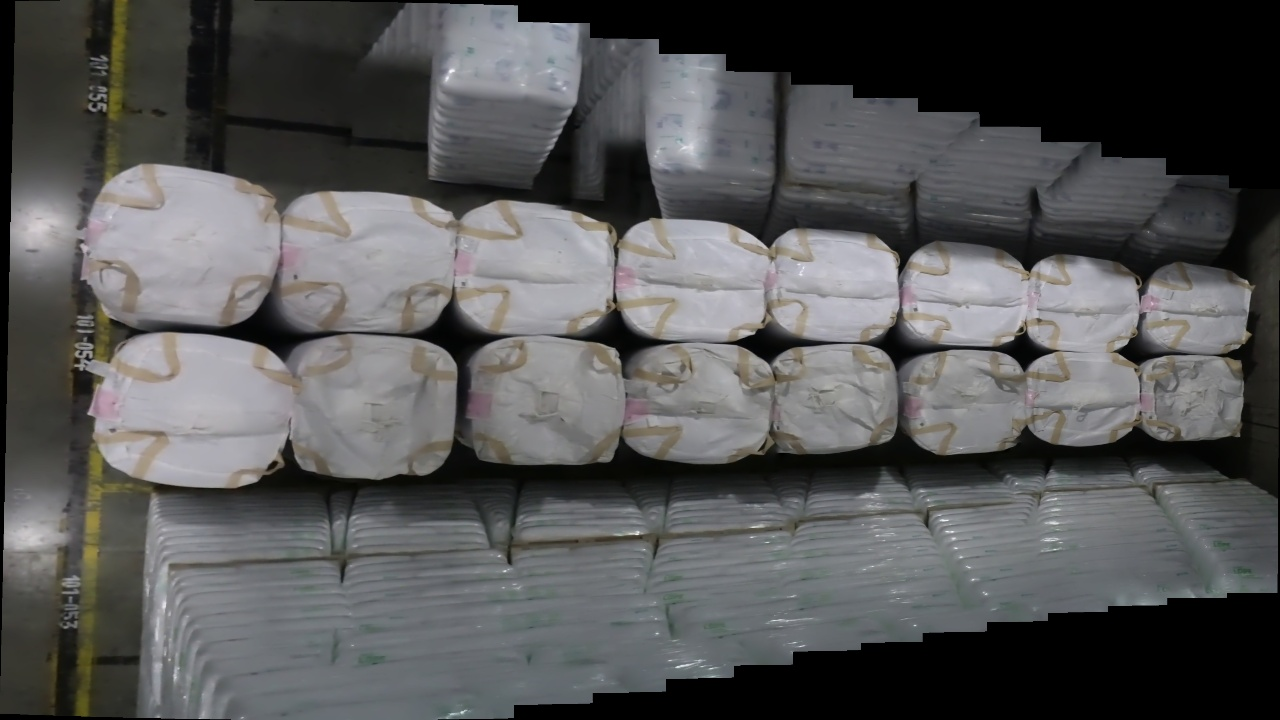
#> input picture stitchedOutput0.jpg, 1280 x 720 px
$ python processed_stitched2.py
#> lines starting #> are read from the running program, lines starting #| are printed output that depends on the picture; after the words box and inside, x2 and y2 are one past the last pixel; in counts of white or black regions, pixels touching at a corner belong together
# [133 lines of commented-out code are left out]

import cv2
import numpy as np
import imutils
import matplotlib.pyplot as plt

# Load the image
stitched = cv2.imread('stitchedOutput0.jpg')
#> stitched is the input picture: shape (720, 1280, 3); mean B, G, R 86.1, 85.8, 85.6
stitched = cv2.copyMakeBorder(stitched, 10, 10, 10, 10, cv2.BORDER_CONSTANT, (0, 0, 0))
#> stitched: shape (740, 1300, 3)
gray = cv2.cvtColor(stitched, cv2.COLOR_BGR2GRAY)
_, thresh_img = cv2.threshold(gray, 1, 255, cv2.THRESH_BINARY)
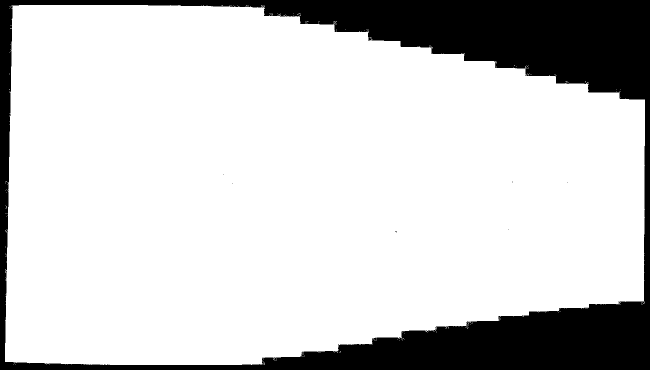
#> thresh_img: shape (740, 1300) (shown at 1/2 size); 81% white; 8 black regions (7 under 20 px)

# Find contours and the largest one
contours = cv2.findContours(thresh_img.copy(), cv2.RETR_EXTERNAL, cv2.CHAIN_APPROX_SIMPLE)
#> contours = 249 contours, 248 with area under 20; largest, box (x1, y1, x2, y2) and area: (10, 10, 1290, 730) 777152
contours = imutils.grab_contours(contours)
areaOI = max(contours, key=cv2.contourArea)
#> areaOI = contour of 875 points, box (x1, y1, x2, y2) (10, 10, 1290, 730), area 777152
points = areaOI.reshape(-1, 2)
#> points = 875 pairs, first value 10 to 1289, second value 10 to 729

# Image dimensions
image_height, image_width = stitched.shape[:2]
#> image_height = 740; image_width = 1300

# Keep only points from top 60% of the image and exclude leftmost 15%
top_points = points[(points[:, 1] < image_height * 0.6) & (points[:, 0] > image_width * 0.15)]
#> top_points = 338 pairs, first value 295 to 1289, second value 10 to 436

# Get leftmost and rightmost x among filtered points
leftmost = tuple(top_points[top_points[:, 0].argmin()])
#> leftmost = (295, 10)
rightmost = tuple(top_points[top_points[:, 0].argmax()])
#> rightmost = (1289, 435)

# Analyze slope along x between leftmost and rightmost
segment_len = 10
slope_changes = []
x_vals = np.linspace(leftmost[0], rightmost[0], num=(rightmost[0] - leftmost[0]) // segment_len, dtype=int)
#> x_vals = 99 values from 295 to 1289

for i in range(len(x_vals) - 1):
    x_start = x_vals[i]
    x_end = x_vals[i + 1]

    y_start = np.median(top_points[(top_points[:, 0] >= x_start) & (top_points[:, 0] < x_start + segment_len), 1])
    y_end = np.median(top_points[(top_points[:, 0] >= x_end) & (top_points[:, 0] < x_end + segment_len), 1])

    if not np.isnan(y_start) and not np.isnan(y_end):
        slope = (y_end - y_start) / (x_end - x_start + 1e-5)
        slope_changes.append((x_start, slope))
#> this loop made 98 passes
#> (y_start, y_end, slope) on passes 11, 12, 13, 17, 18, 19, 20, 21, 22, 23, 24, 25: (12, 11, -0.1), (11, 12.5, 0.15), (12.5, 13, 0.05), (13, 13.5, 0.05), (13.5, 13.5, 0), (13.5, 14, 0.05), (14, 14, 0), (14, 15, 0.0909), (15, 13, -0.2), (13, 16.5, 0.35), (16.5, 31.5, 1.5), (31.5, 32, 0.05)
#> (y_start, y_end) on passes 1 to 6: (10.5, nan), (nan, nan), (nan, nan), (nan, 11), (11, nan), (nan, 11)
#> after the loop, slope_changes = 31 pairs, first value 396 to 1248, second value -0.2 to 1.5

# Find sharpest slope change
slope_deltas = [abs(s2 - s1) for (_, s1), (_, s2) in zip(slope_changes[:-1], slope_changes[1:])]
#> slope_deltas = 30 values, max 1.45 at index 10, min 0 at index 2, mean 0.47
split_index = np.argmax(slope_deltas)
#> split_index = 10
split_x = int(slope_changes[split_index][0])
#> split_x = 528

# Draw points and split line
visual = stitched.copy()
for pt in top_points:
    cv2.circle(visual, tuple(pt), 2, (0, 255, 0), -1)
#> this loop made 338 passes
#> pt on passes 1 to 3: [1288, 436], [1289, 435], [1288, 434]
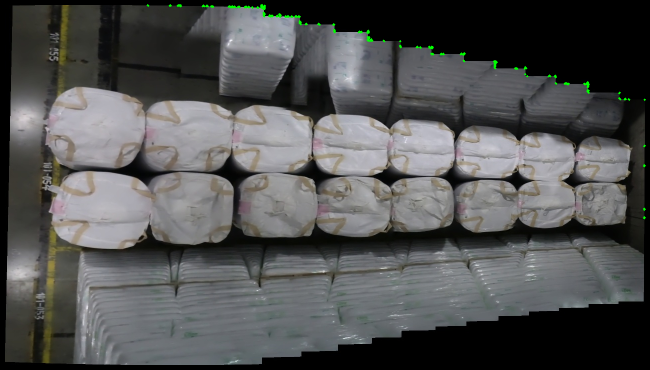
#> visual: shape (740, 1300, 3) (shown at 1/2 size); mean B, G, R 82.4, 82.7, 81.9
cv2.imshow("Top Points Overlay", visual)
cv2.waitKey(0)

cv2.line(visual, (split_x, 0), (split_x, image_height), (0, 0, 255), 2)
#> visual: shape (740, 1300, 3); 0.23% of pixels changed, all inside (x1, y1, x2, y2) = (527, 0, 530, 740)

# Crop the image into left and right sections
left_crop = stitched[:, :split_x]
right_crop = stitched[:, split_x:]

# Convert to RGB for matplotlib
visual_rgb = cv2.cvtColor(visual, cv2.COLOR_BGR2RGB)
left_rgb = cv2.cvtColor(left_crop, cv2.COLOR_BGR2RGB)
right_rgb = cv2.cvtColor(right_crop, cv2.COLOR_BGR2RGB)

# Display the result
fig, axs = plt.subplots(1, 3, figsize=(18, 6))
axs[0].imshow(visual_rgb)
axs[0].set_title("Top Points & Split Line")
axs[0].axis("off")

axs[1].imshow(left_rgb)
axs[1].set_title("Left: Before Shrinkage")
axs[1].axis("off")

axs[2].imshow(right_rgb)
axs[2].set_title("Right: After Shrinkage")
axs[2].axis("off")

plt.tight_layout()
plt.show()

h_left, w_left = left_crop.shape[:2]
#> h_left = 740; w_left = 528
h_right, w_right = right_crop.shape[:2]
#> h_right = 740; w_right = 772

left_crop_gray = cv2.cvtColor(left_crop, cv2.COLOR_BGR2GRAY)
right_crop_gray = cv2.cvtColor(right_crop, cv2.COLOR_BGR2GRAY)

cv2.imshow('left', left_crop_gray)
cv2.waitKey(0)
cv2.imshow('right', right_crop_gray)
cv2.waitKey(0)

thresh_img_left = cv2.threshold(left_crop_gray, 0, 255 , cv2.THRESH_BINARY)[1]
#> thresh_img_left: shape (740, 528); 94.1% white; 3 black regions (2 under 20 px), largest, box (x1, y1, x2, y2) and area: (0, 0, 528, 740) 23238
thresh_img_right = cv2.threshold(right_crop_gray, 0, 255 , cv2.THRESH_BINARY)[1]
#> thresh_img_right: shape (740, 772); 72.7% white; 55 black regions (54 under 20 px)

contours_left = cv2.findContours(thresh_img_left.copy(), cv2.RETR_EXTERNAL, cv2.CHAIN_APPROX_SIMPLE)
#> contours_left = 83 contours, 82 with area under 20; largest, box (x1, y1, x2, y2) and area: (10, 10, 528, 730) 365840

contours_left = imutils.grab_contours(contours_left)
areaOI_left = max(contours_left, key=cv2.contourArea)
#> areaOI_left = contour of 648 points, box (x1, y1, x2, y2) (10, 10, 528, 730), area 365840

cv2.imshow("Threshold Image", thresh_img_left)
cv2.waitKey(0)
cv2.imshow("Threshold Image", thresh_img_right)
cv2.waitKey(0)

peri_left = cv2.arcLength(areaOI_left, True)  # contour perimeter
#> peri_left = 2985.6
approx_left = cv2.approxPolyDP(areaOI_left, 0.02 * peri_left, True)
#> approx_left = [[23, 10], [10, 725], [526, 729], [526, 11]]

contours_right = cv2.findContours(thresh_img_right.copy(), cv2.RETR_EXTERNAL, cv2.CHAIN_APPROX_SIMPLE)
#> contours_right = 178 contours, 176 with area under 20; largest, box (x1, y1, x2, y2) and area: (0, 15, 762, 720) 413170, (176, 694, 202, 698) 24

contours_right = imutils.grab_contours(contours_right)
areaOI_right = max(contours_right, key=cv2.contourArea)
#> areaOI_right = contour of 1522 points, box (x1, y1, x2, y2) (0, 15, 762, 720), area 413170

peri_right = cv2.arcLength(areaOI_right, True)  # contour perimeter
#> peri_right = 4192.9
approx_right = cv2.approxPolyDP(areaOI_right, 0.02 * peri_right, True)
#> approx_right = [[0, 16], [1, 715], [760, 608], [761, 199]]

cv2.drawContours(thresh_img_left, [approx_left], -1, (0, 255, 0), 2)
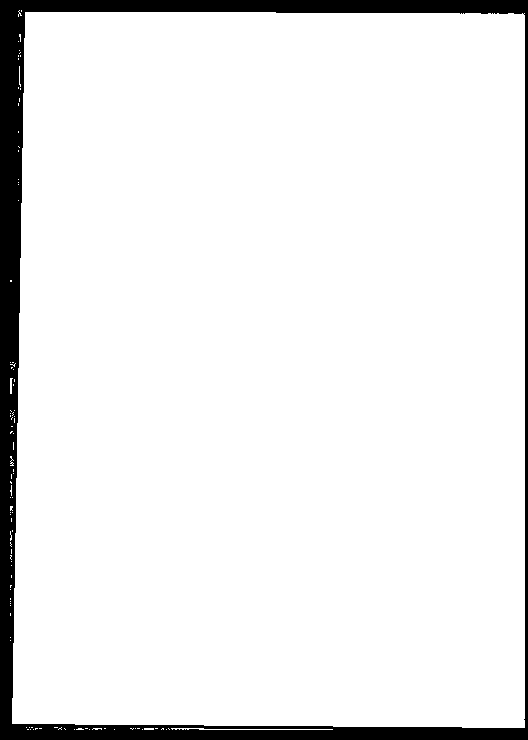
#> thresh_img_left: shape (740, 528); 92.6% white; 1 black region, box (x1, y1, x2, y2) and area: (0, 0, 528, 740) 28789
cv2.drawContours(thresh_img_right, [approx_right], -1, (0, 255, 0), 2)
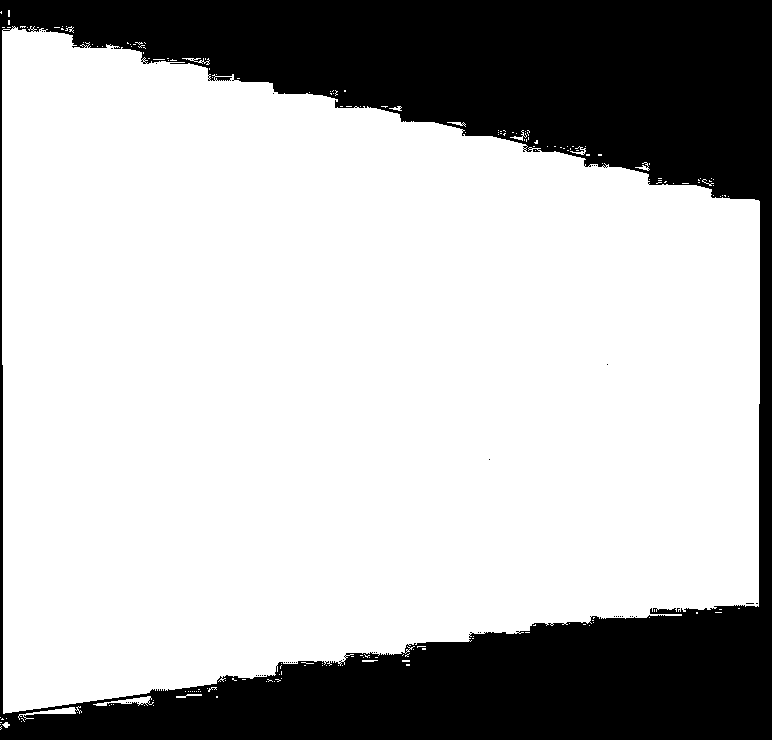
#> thresh_img_right: shape (740, 772); 72.1% white; 44 black regions (43 under 20 px), largest, box (x1, y1, x2, y2) and area: (0, 0, 772, 740) 159484

cv2.imshow("Threshold Image", thresh_img_left)
cv2.waitKey(0)
cv2.imshow("Threshold Image", thresh_img_right)
cv2.waitKey(0)

left_pts = approx_left.reshape(-1, 2).astype(np.float32)
#> left_pts = [[23, 10], [10, 725], [526, 729], [526, 11]]
right_pts = approx_right.reshape(-1, 2).astype(np.float32)
#> right_pts = [[0, 16], [1, 715], [760, 608], [761, 199]]

height, width = 1280, 720
dst_pts = np.float32([
    [0, 0],             # top-left
    [width, 0],     # top-right
    [width, height],  # bottom-right
    [0, height]     # bottom-left
])

M_left = cv2.getPerspectiveTransform(left_pts, dst_pts)
#> M_left = [[-0.00205, 1.03, -10.29], [2.56, 0.0465, -59.26], [7.99e-06, 3.63e-05, 1]]
warped_left = cv2.warpPerspective(left_crop, M_left, (720, 1280))
warped_left = cv2.rotate(warped_left, cv2.ROTATE_90_COUNTERCLOCKWISE)
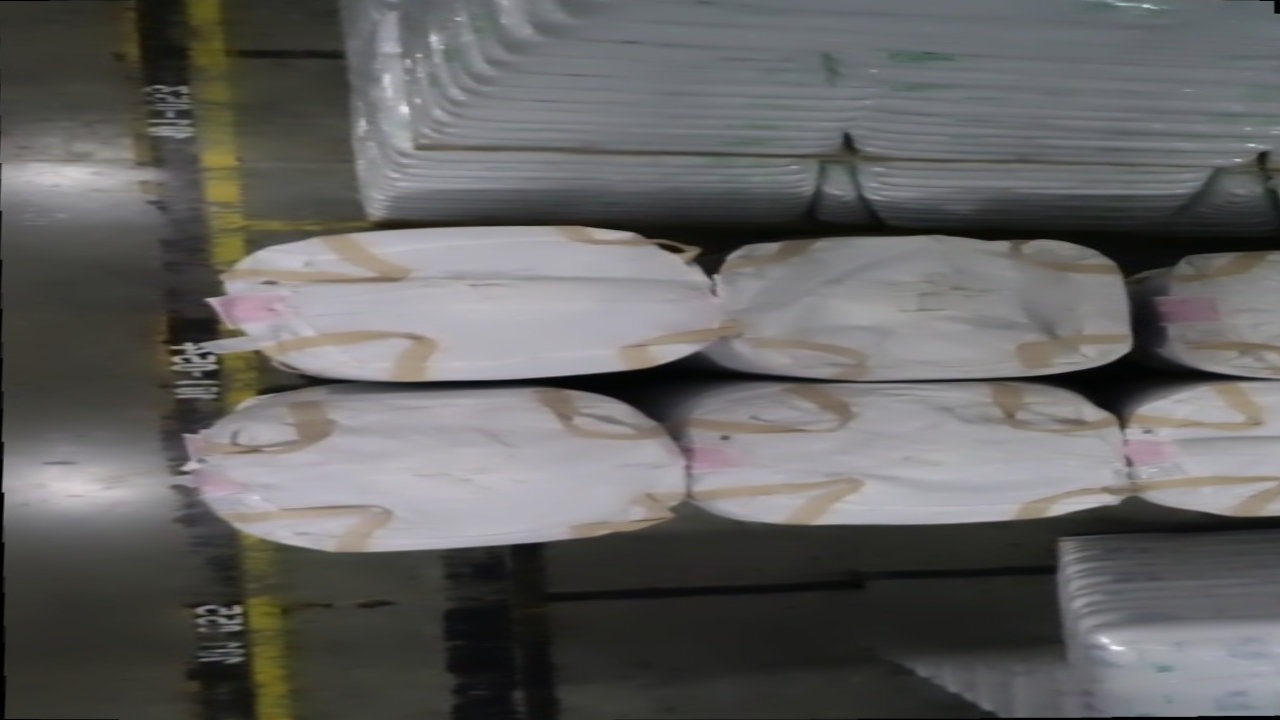
#> warped_left: shape (720, 1280, 3); mean B, G, R 97.7, 98.7, 99.3

M_right = cv2.getPerspectiveTransform(right_pts, dst_pts)
#> M_right = [[-0.247, 1.03, -16.43], [0.984, -0.00141, 0.0225], [-0.000545, -4.31e-06, 1]]
warped_right = cv2.warpPerspective(right_crop, M_right, (720, 1280))
warped_right = cv2.rotate(warped_right, cv2.ROTATE_90_COUNTERCLOCKWISE)
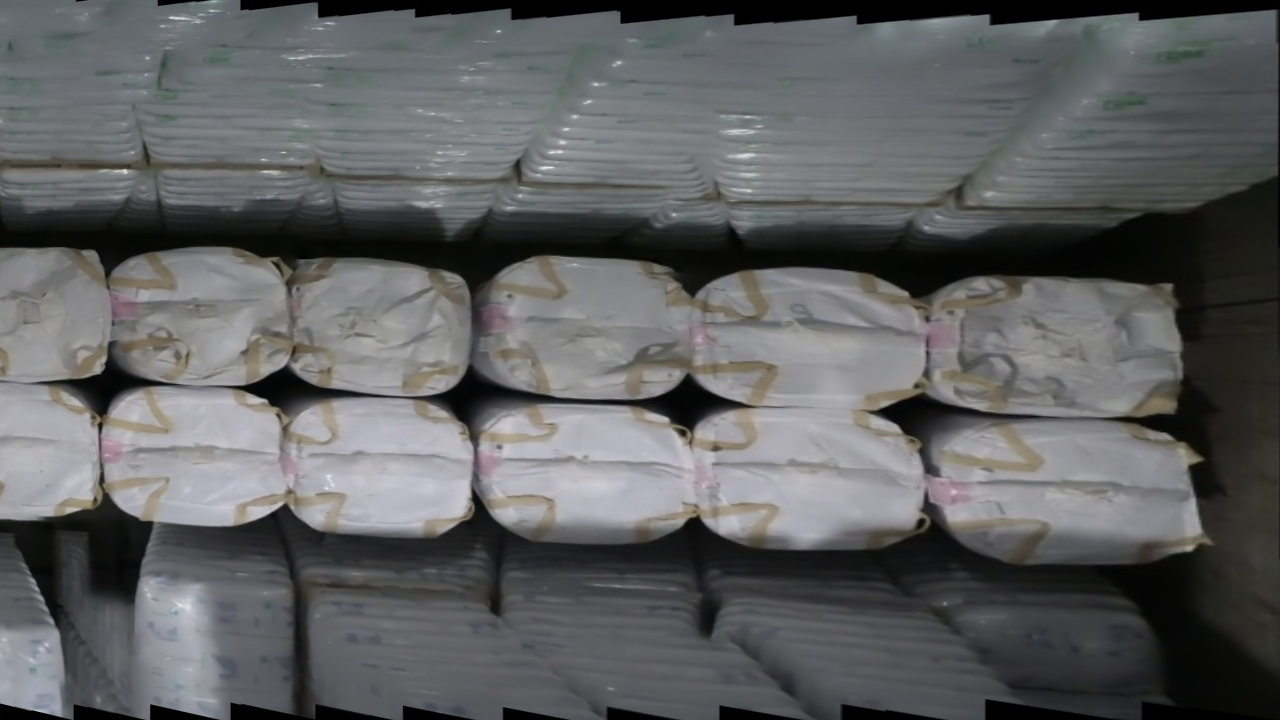
#> warped_right: shape (720, 1280, 3); mean B, G, R 97, 95.8, 94.9

# Show both warped halves
cv2.imshow("Warped Left (Before Shrinkage)", warped_left)
cv2.imshow("Warped Right (After Shrinkage)", warped_right)

cv2.imwrite("warped_left.jpg", warped_left)
cv2.imwrite("warped_right.jpg", warped_right)

# Ensure both warped sides have the same height
target_height = 720
target_width = 1280

warped_left_resized = cv2.resize(warped_left, (target_width, target_height))
warped_right_resized = cv2.resize(warped_right, (target_width, target_height))

# Combine them horizontally
combined = np.hstack([warped_left_resized, warped_right_resized])
combined = cv2.resize(combined, (target_width, target_height))
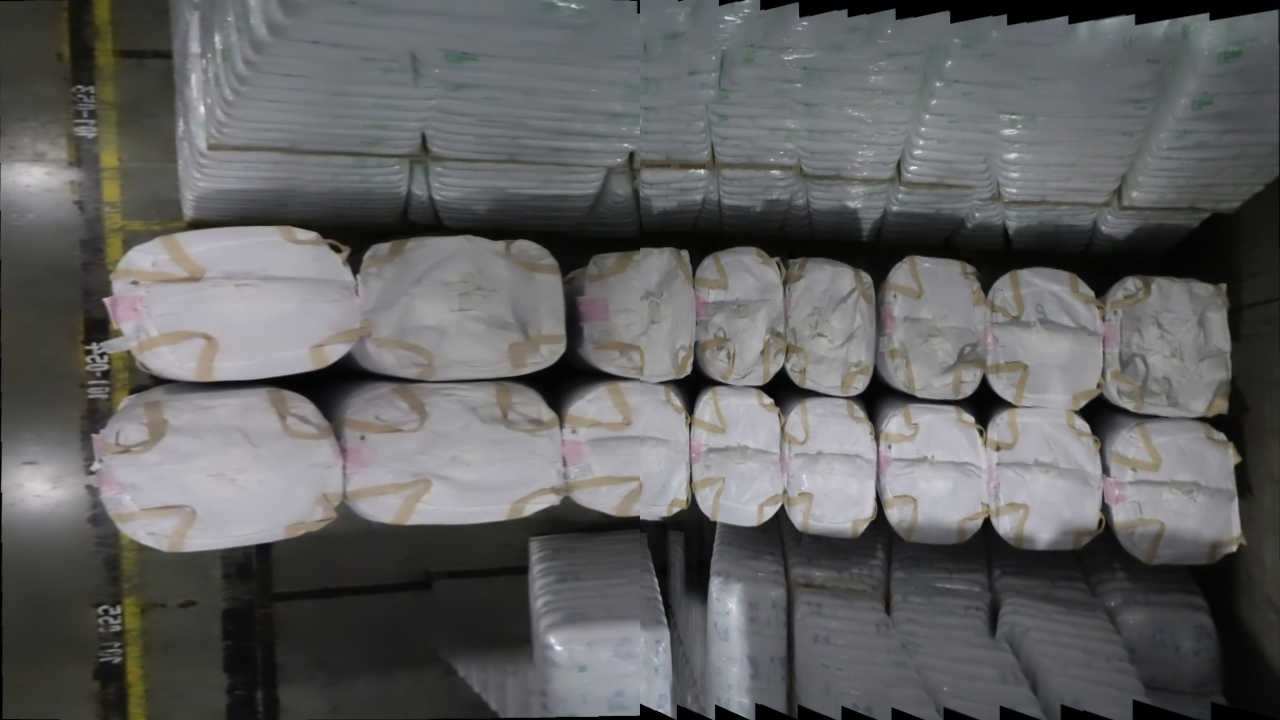
#> combined: shape (720, 1280, 3); mean B, G, R 97.5, 97.4, 97.3
# Alternatively: combined = cv2.hconcat([warped_left_resized, warped_right_resized])

# Show and save result
img_height, img_width, _ = combined.shape
#> img_height = 720; img_width = 1280

# combined = combined[100:img_height-100, 0:img_width]

cv2.imshow("Combined Warped Image", combined)
cv2.imwrite("combined_warped.jpg", combined)
cv2.waitKey(0)
cv2.destroyAllWindows()
